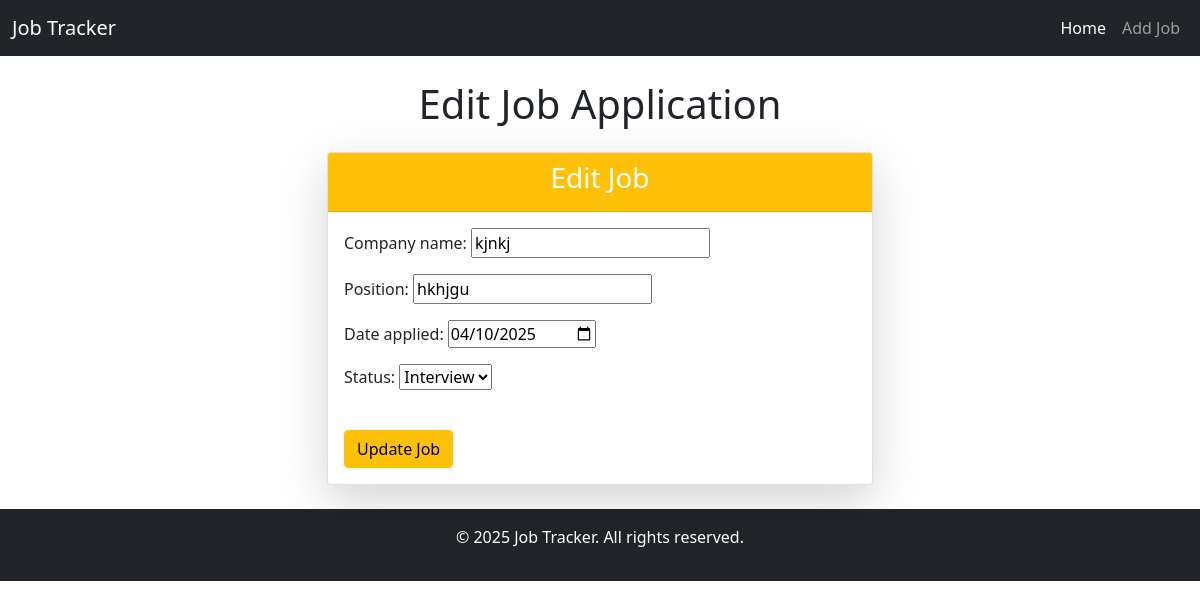
Page /edit/2/ on the committed database.
### tracker/models.py (models this page shows)
class JobApplication(models.Model):
    company_name = models.CharField(max_length=100)
    position = models.CharField(max_length=100)
    date_applied = models.DateField()
    status=models.CharField(max_length=100,choices=[
    ('Applied','Applied'),
    ('Interview','Interview'),
    ('Offer','Offer'),
    ('Rejected','Rejected'),
])

### tracker/views.py (the view)
# urls.py: path('edit/<int:job_id>/',views.edit_job,name='edit_job'),
def edit_job(request,job_id):
    job=get_object_or_404(JobApplication,id=job_id)
    if request.method=='POST':
        form=JobApplicationForm(request.POST,instance=job)
        if form.is_valid():
            form.save()
            return redirect('home')
    else:
        form=JobApplicationForm(instance=job)
    return render(request,'tracker/edit_job.html',{'form':form,'job':job})

### tracker/forms.py
class JobApplicationForm(forms.ModelForm):
    class Meta:
        model = JobApplication
        fields = ['company_name', 'position', 'date_applied', 'status']
        widgets = {
            'date_applied': forms.DateInput(attrs={'type': 'date'}),
        }

### tracker/templates/tracker/edit_job.html (shortened to what this page needs)
{% extends 'base_generic.html' %}
{% block content %}
    <h1 class="text-center mb-4">Edit Job Application</h1>
    <div class="row justify-content-center">
        <div class="col-md-6">
            <div class="card shadow-lg">
                <div class="card-header text-center bg-warning text-white">
                    <h3>Edit Job</h3>
                </div>
                <div class="card-body">
                    <form method="POST">
                        {{ form.as_p }}
                        <button type="submit" class="btn btn-warning btn-block mt-4">Update Job</button>
                    </form>
                </div>
            </div>
        </div>
    </div>
{% endblock %}

### rows in the picture
JobApplication: company_name "kjnkj", position "hkhjgu", date_applied "04/10/2025", status "Interview"
